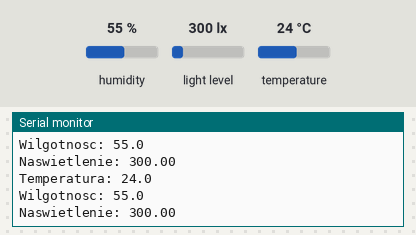
A sketch run on a simulated ESP32. Shown: the last lines printed to the serial monitor. The test bench sets the inputs (shaded band); at power-on: humidity 55 %, light level 300 lx, temperature 24 °C.

Above: at 1.8 s.
1.9 s: humidity set to 22 %
At 3.3 s:
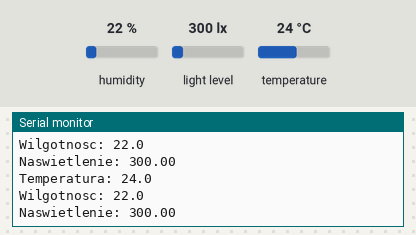
3.4 s: light level set to 40 lx
At 4.7 s:
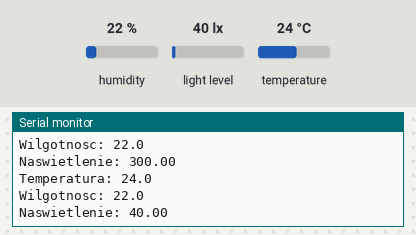
4.9 s: temperature set to 12 °C
At 6.3 s:
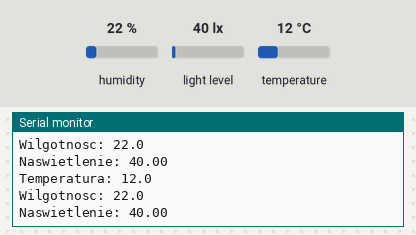
6.4 s: light level set to 500 lx
At 7.4 s:
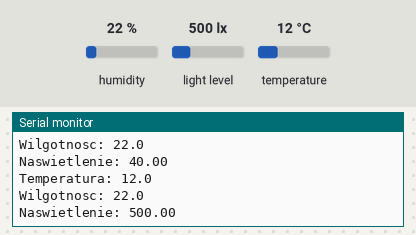
7.9 s: humidity set to 40 %
At 8.9 s:
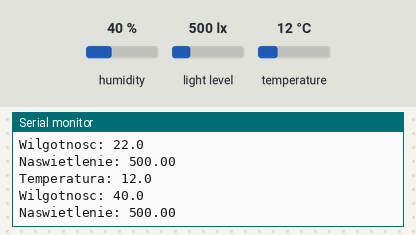
Timing chart, 0 to 10.4 s (numbered marks = the images above; inputs shaded):
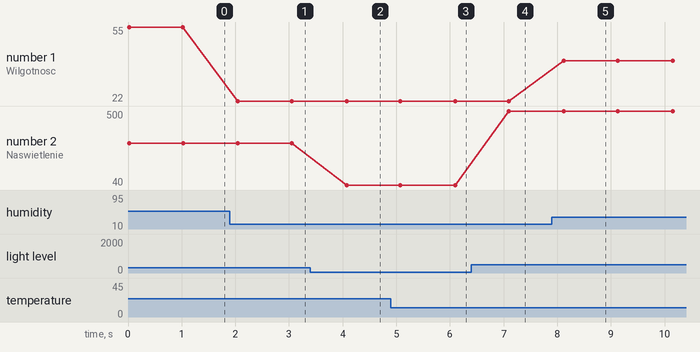

The sketch:

temp_light.ino
```cpp
#include <BH1750.h>
#include <Wire.h>
#include <DHT.h>

BH1750 lightMeter;
DHT dht(26,DHT11);

void setup() {
  dht.begin();
  Serial.begin(9600);

  Wire.begin(); //I2C comunication SCL pin D22 SDA pin D21

  lightMeter.begin();

  Serial.println(F("BH1750 Test begin"));
}

void loop() {
  float lux = lightMeter.readLightLevel();
  float temp = dht.readTemperature();
  float humidity = dht.readHumidity();

  Serial.printf("Temperatura: %.1f \n", temp);
  Serial.printf("Wilgotnosc: %.1f \n", humidity);
  Serial.printf("Naswietlenie: %.2f \n", lux);
  delay(1000);
}
```

Measured:
- after the input at 1.9 s, the serial monitor: prints a new line after 0.15 s (image 1)
- after the input at 3.4 s, the serial monitor: prints a new line after 0.67 s (image 2)
- after the input at 4.9 s, the serial monitor: prints a new line after 1.2 s (image 3)
- after the input at 6.4 s, the serial monitor: prints a new line after 0.70 s (image 4)
- after the input at 7.9 s, the serial monitor: prints a new line after 0.22 s (image 5)
- plotted number 1: 55 → 22 after the input at 1.9 s
- plotted number 2: 300 → 40 after the input at 3.4 s, 40 → 500 after the input at 6.4 s
